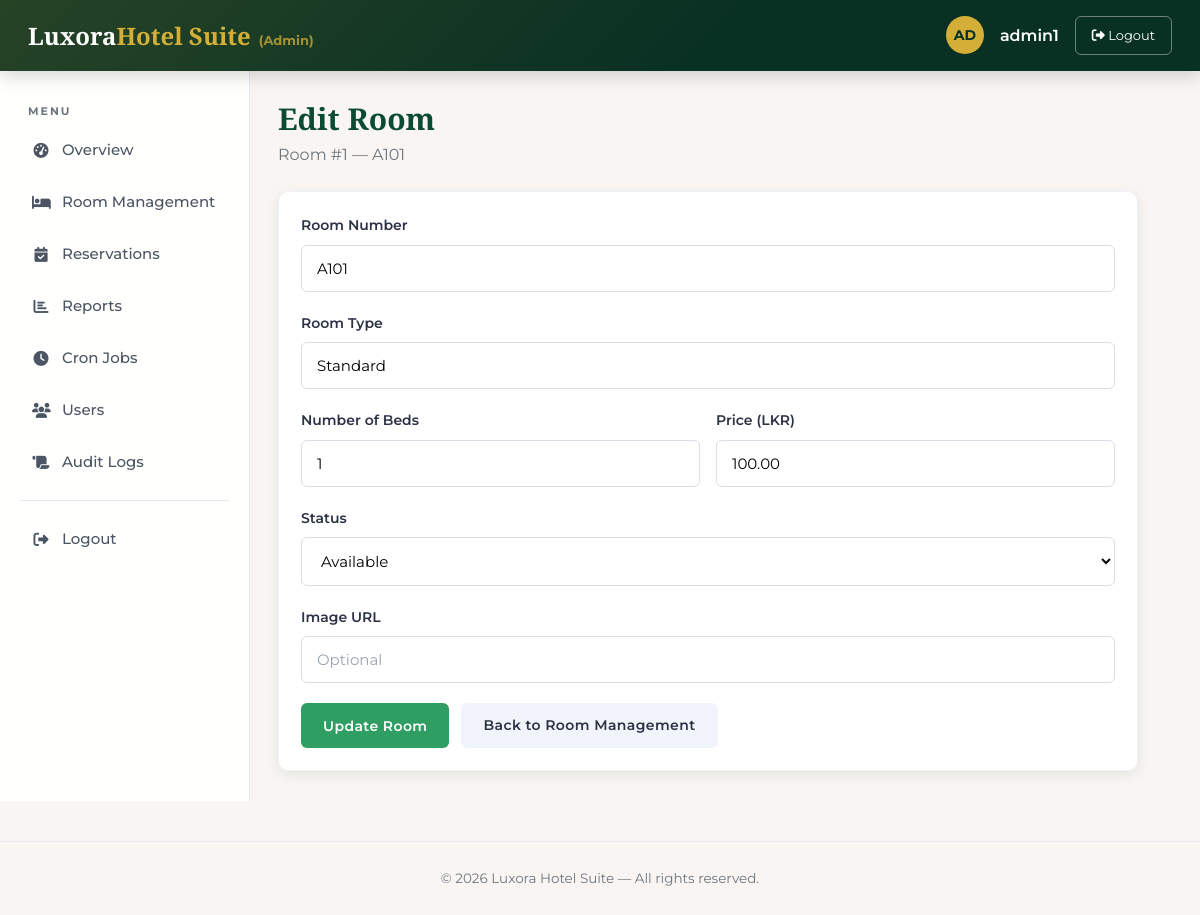
The app's page /edit_room.php?id=1 (signed in) with its own data.
### tables this page shows
CREATE TABLE IF NOT EXISTS rooms (
  room_id INT AUTO_INCREMENT PRIMARY KEY, id INT NULL,
  room_number VARCHAR(10) UNIQUE NOT NULL,
  room_type VARCHAR(50) NOT NULL DEFAULT 'Standard',
  rate DECIMAL(10,2) NOT NULL DEFAULT 0,
  price DECIMAL(10,2) NULL, capacity INT DEFAULT 2, beds INT DEFAULT 1,
  room_condition ENUM('Available','Reserved','Occupied','Under Maintenance','Cleaning In Progress') DEFAULT 'Available',
  status VARCHAR(30) DEFAULT 'available', image_path VARCHAR(255) NULL,
  created_at TIMESTAMP DEFAULT CURRENT_TIMESTAMP,
  INDEX idx_room_status (status)
);

### includes/helpers.php (called while the page is built, shortened)
<?php
function e($s){ return htmlspecialchars((string)$s, ENT_QUOTES, 'UTF-8'); }

### edit_room.php (the view, shortened to what this page needs)
<?php
require_once __DIR__.'/db.php';
require_once __DIR__.'/includes/helpers.php';
$id = (int)$_GET['id'];
$st = $pdo->prepare("SELECT * FROM rooms WHERE room_id = ?"); $st->execute([$id]); $room = $st->fetch();
include __DIR__.'/includes/header.php';
?>
<h1 class="page-title">Edit Room</h1>
<p class="page-sub">Room #<?= (int)$id ?> — <?= e($room['room_number']) ?></p>
<div class="card form-card">
  <div class="card-body">
    <form method="post">
      <div class="form-group"><label>Room Number</label><input name="room_number" class="form-control" value="<?= e($room['room_number']) ?>" required></div>
      <div class="form-group"><label>Room Type</label><input name="room_type" class="form-control" value="<?= e($room['room_type']) ?>" required></div>
      <div class="form-row">
        <div class="form-group"><label>Number of Beds</label><input type="number" name="beds" min="1" class="form-control" value="<?= (int)$room['beds'] ?>" required></div>
        <div class="form-group"><label>Price (<?= e(CURRENCY) ?>)</label><input type="number" step="0.01" name="price" min="0" class="form-control" value="<?= e($room['price'] ?? $room['rate']) ?>" required></div>
      </div>
      <div class="form-group"><label>Status</label><select name="status" class="form-select">
        <?php foreach (['available','occupied','maintenance'] as $s): ?>
          <option value="<?= $s ?>" <?= $room['status']===$s?'selected':'' ?>><?= ucfirst($s) ?></option>
        <?php endforeach; ?>
      </select></div>
      <div class="form-group"><label>Image URL</label><input name="image_path" class="form-control" value="<?= e($room['image_path']) ?>" placeholder="Optional"></div>
      <div class="form-actions"><button class="btn btn-success">Update Room</button><a class="btn btn-ghost" href="admin_dashboard.php">Back to Room Management</a></div>
    </form>
  </div>
</div>
<?php include __DIR__.'/includes/footer.php'; ?>

### assests/css/style.css (style rules this page uses)
:root { --primary:#0c4b33; --primary-light:#1a6b4a; --primary-dark:#083023; --secondary:#d4af37; --secondary-light:#e8c874; --mint:#48e08a; --mint-soft:#e9fff3; --light:#f8f5f2; --bg:#f1f5fb; --white:#fff; --dark:#1a1a1a; --ink:#2b3245; --muted:#6c757d; --navy:#242937; --danger:#e5484d; --success:#2f9e63; --info:#3d7eff; --warning:#f0b429; --radius:10px; --radius-sm:6px; --shadow:0 10px 30px rgba(8,48,35,.10); --shadow-sm:0 4px 14px rgba(8,48,35,.08); --transition:all .3s ease; --sidebar-w:250px; }
* { margin:0; padding:0; box-sizing:border-box; }
body { font-family:'Montserrat',sans-serif; background:var(--light); color:var(--dark); line-height:1.6; }
h1,h2,h3,h4,h5,.logo { font-family:'Playfair Display',serif; color:var(--primary); line-height:1.3; }
a { text-decoration:none; color:inherit; transition:var(--transition); }
.page-title { font-size:30px; font-weight:700; margin-bottom:4px; }
.page-sub { color:var(--muted); margin-bottom:24px; }
.btn { display:inline-flex; align-items:center; gap:8px; padding:11px 22px; border:none; cursor:pointer; border-radius:var(--radius-sm); font-family:'Montserrat',sans-serif; font-weight:600; font-size:14px; transition:var(--transition); letter-spacing:.4px; }
.btn-success { background:var(--success); color:#fff; }
.btn-ghost { background:#f1f5fb; color:var(--ink); }
.card { background:#fff; border-radius:var(--radius); box-shadow:var(--shadow-sm); border:1px solid #eef1f6; }
.card-body { padding:22px; }
.form-card { max-width:860px; }
.form-group { margin-bottom:20px; }
.form-group label { display:block; margin-bottom:8px; font-weight:600; color:var(--ink); font-size:14px; font-family:'Montserrat',sans-serif; }
.form-control, .form-select { width:100%; padding:13px 15px; border:1px solid #d9dee7; border-radius:var(--radius-sm); font-family:'Montserrat',sans-serif; font-size:15px; background:#fff; transition:var(--transition); }
.form-control::placeholder { color:#9aa3b2; }
.form-row { display:grid; grid-template-columns:1fr 1fr; gap:16px; }
.form-actions { display:flex; gap:12px; margin-top:8px; }

### records on screen
rooms: room_number "A101", room_type "Standard", beds "1", price "100.00", status "Available"

### other values on screen
$__role ?: 'Portal' "Admin"
$__initials "AD"
$__user "admin1"
$L[2] "Overview"
$L[2] "Room Management"
$L[2] "Reservations"
$L[2] "Reports"
$L[2] "Cron Jobs"
$L[2] "Users"
$L[2] "Audit Logs"
$id "1"
CURRENCY "LKR"
